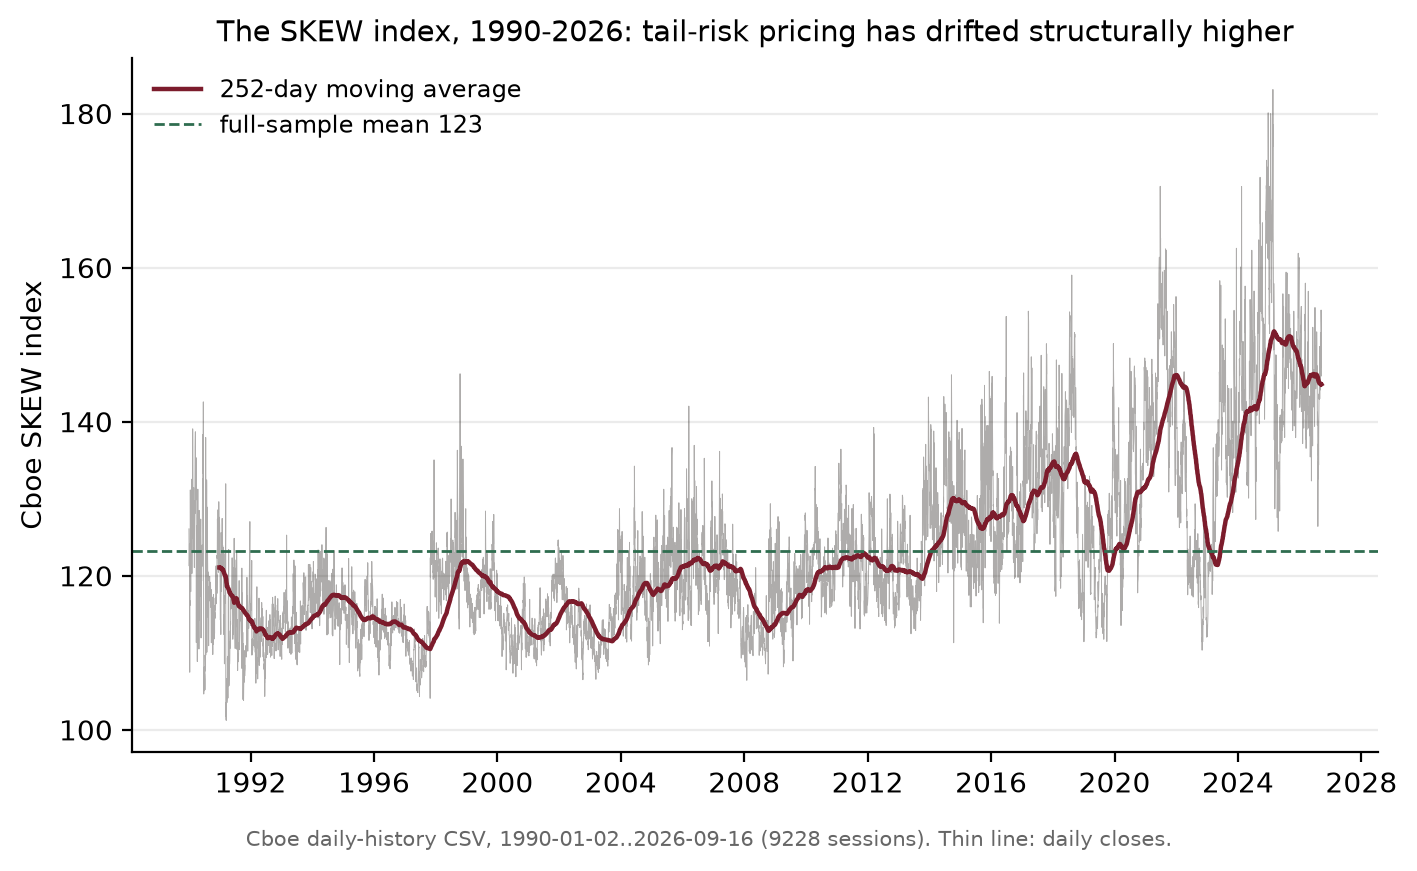

This chart was generated by the following Python code:
"""
Figure 5 - The Cboe SKEW index, 1990-2026: tail-risk pricing has steepened
secularly, which is why SKEW must be read against its own recent range rather
than against its 1990s levels.

Free data: Cboe's public daily-history CSV
(https://cdn.cboe.com/api/global/us_indices/daily_prices/SKEW_History.csv),
cached to data/.

ONE transparent, pre-committed rule (no threshold search): descriptive
statistics only - full-sample mean and percentiles, decade means, and a
252-day moving average for the plot. All numbers quoted in the paper are
printed below.

Reproducible:
    python fig_skew_history.py     # numpy, matplotlib; stdlib urllib/csv
"""
import os, csv, socket, urllib.request, datetime as dt
import numpy as np
import matplotlib
matplotlib.use("Agg")
import matplotlib.pyplot as plt

HERE = os.path.dirname(os.path.abspath(__file__))
DATA = os.path.join(HERE, "data")
os.makedirs(DATA, exist_ok=True)
URL = "https://cdn.cboe.com/api/global/us_indices/daily_prices/SKEW_History.csv"
path = os.path.join(DATA, "SKEW_History.csv")
if not (os.path.exists(path) and os.path.getsize(path) > 0):
    try:
        socket.setdefaulttimeout(60)
        req = urllib.request.Request(URL, headers={"User-Agent": "Mozilla/5.0"})
        raw = urllib.request.urlopen(req).read()
        if not raw:
            raise ValueError("empty response")
        tmp = path + ".part"
        with open(tmp, "wb") as f:
            f.write(raw)
        os.replace(tmp, path)
    except Exception as e:
        print(f"SKIPPED (offline / no cache): {os.path.basename(path)} - "
              f"{type(e).__name__}: {e}")
        raise SystemExit(0)

dates, vals = [], []
with open(path) as f:
    rdr = csv.reader(f)
    next(rdr)
    for row in rdr:
        try:
            v = float(row[1])
        except ValueError:
            continue
        dates.append(dt.datetime.strptime(row[0], "%m/%d/%Y").date())
        vals.append(v)
v = np.array(vals)
x = np.array([dt.datetime(d.year, d.month, d.day) for d in dates])

W = 252
ma = np.convolve(v, np.ones(W) / W, mode="valid")

decades = {}
for d, val in zip(dates, vals):
    dec = f"{d.year // 10 * 10}s"
    decades.setdefault(dec, []).append(val)

p10, p50, p90 = np.percentile(v, [10, 50, 90])
mean_all = v.mean()

fig, ax = plt.subplots(figsize=(7.2, 4.2))
ax.plot(x, v, "-", color="#17120e", lw=0.35, alpha=0.35)
ax.plot(x[W - 1:], ma, "-", color="#7c1c2c", lw=1.6,
        label="252-day moving average")
ax.axhline(mean_all, color="#2f6d4f", lw=1.0, ls="--",
           label=f"full-sample mean {mean_all:.0f}")
ax.set_ylabel("Cboe SKEW index")
ax.set_title("The SKEW index, 1990-2026: tail-risk pricing has drifted "
             "structurally higher", fontsize=10.5)
ax.legend(frameon=False, fontsize=8.5, loc="upper left")
for s in ("top", "right"):
    ax.spines[s].set_visible(False)
ax.grid(True, axis="y", alpha=0.25)
fig.text(0.5, -0.02,
         f"Cboe daily-history CSV, {dates[0]}..{dates[-1]} "
         f"({len(v)} sessions). Thin line: daily closes.",
         ha="center", fontsize=7.6, color="#666")
plt.tight_layout()
OUT = os.path.join(HERE, "fig_skew_history.png")
fig.savefig(OUT, dpi=200, bbox_inches="tight")
print("wrote", OUT)
print(f"span={dates[0]}..{dates[-1]} n={len(v)}")
print(f"latest={dates[-1]} SKEW={v[-1]:.2f}")
print(f"mean={mean_all:.1f} p10={p10:.1f} median={p50:.1f} p90={p90:.1f} "
      f"min={v.min():.1f} max={v.max():.1f}")
for dec in sorted(decades):
    arr = np.array(decades[dec])
    print(f"decade_mean {dec}: {arr.mean():.1f} (n={len(arr)})")
